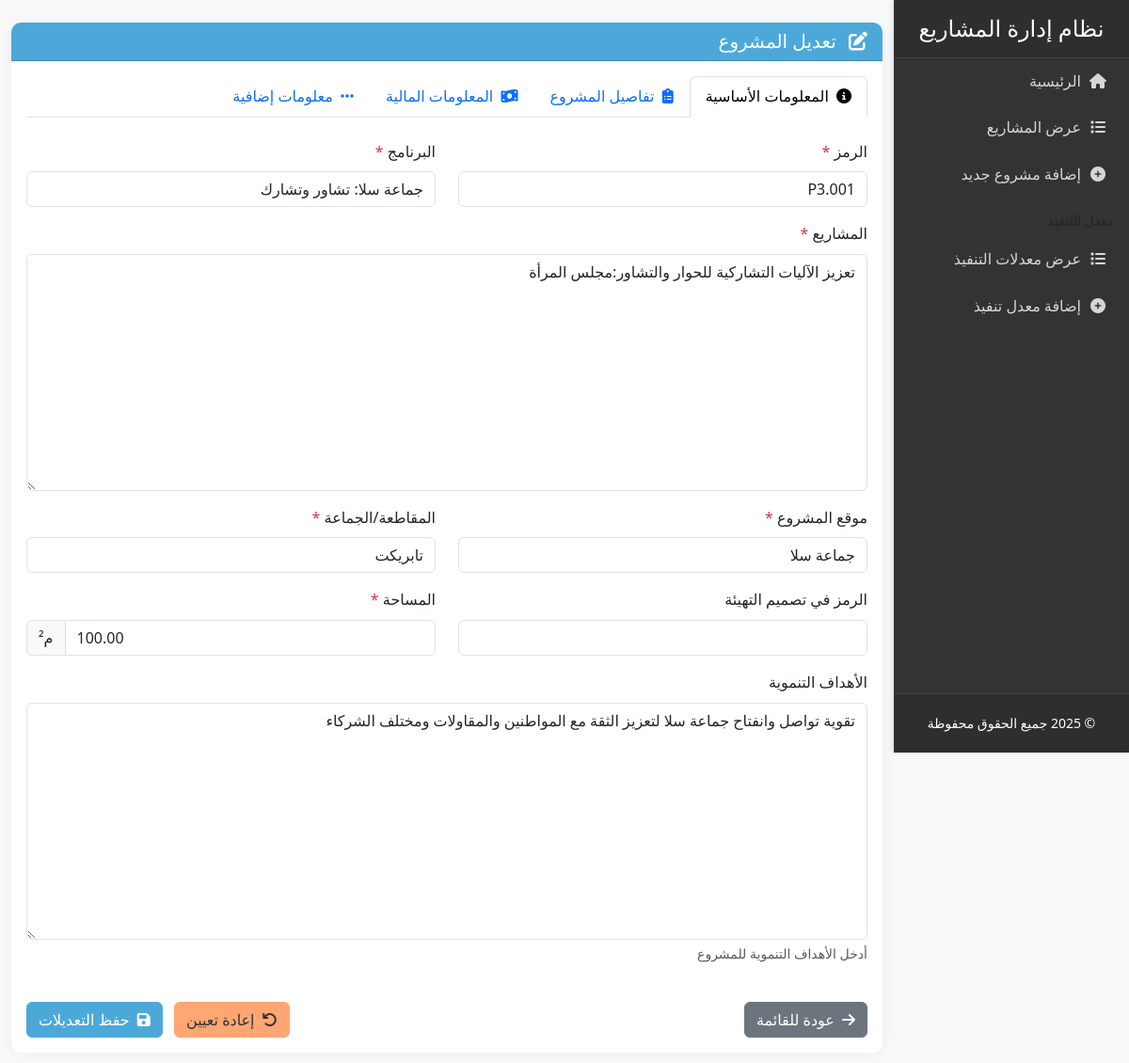
Page /projects/1/edit/ on the committed database.
### projects/models.py (models this page shows, shortened)
class Project(models.Model):
    code = models.CharField(_('الرمز'), max_length=100, unique=True)
    program = models.CharField(_('البرنامج'), max_length=255)
    projects = models.TextField(_('المشاريع'))
    location = models.CharField(_('المكان'), max_length=255)
    district = models.CharField(_('المقاطعة/الجماعة'), max_length=255)
    planning_code = models.CharField(_('الرمز في تصميم التهيئة'), max_length=100, blank=True, null=True)
    development_goals = models.TextField(_('الأهداف التنموية'), blank=True, null=True, help_text=_('أدخل الأهداف التنموية للمشروع'))
    components = models.TextField(_('مكونات المشروع'))
    target_group = models.TextField(_('الفئة المستهدفة'))
    project_goals = models.TextField(_('أهداف المشروع'), blank=True, null=True, help_text=_('أدخل الأهداف الرئيسية للمشروع'))
    property_status = models.CharField(_('وضعية العقار'), max_length=100)
    property_drawing = models.CharField(_('الرسم العقاري'), max_length=100, blank=True, null=True)
    area = models.DecimalField(_('المساحة'), max_digits=10, decimal_places=2, help_text=_('بالمتر المربع'))
    property_prep_cost = models.DecimalField(_('كلفة تعبئة العقار'), max_digits=15, decimal_places=2,
                                           help_text=_('بالدرهم المغربي'))
    studies = models.TextField(_('الدراسات'), blank=True, null=True)
    achievements = models.TextField(_('الإنجازات'), blank=True, null=True)
    estimated_cost = models.DecimalField(_('التكلفة التقديرية'), max_digits=15, decimal_places=2,
                                       help_text=_('بالدرهم المغربي'))
    start_year = models.PositiveIntegerField(_('سنة الانطلاق'))
    estimated_duration = models.PositiveIntegerField(_('المدة التقديرية (أشهر)'))
    YEAR_CHOICES = [
        ('2022', '2022'),
        ('2023', '2023'),
        ('2024', '2024'),
        ('2025', '2025'),
        ('2026', '2026'),
        ('2027', '2027'),
        ('2028', '2028'),
    ]
    implementation_years = models.JSONField(_('سنوات التنفيذ'), default=list, help_text=_('اختر سنوات التنفيذ'))
    budget_years = models.JSONField(_('سنوات الميزانية'), default=list, help_text=_('اختر سنوات الميزانية'))
    indicator_1 = models.CharField(_('المؤشر 1'), max_length=255, blank=True, null=True)
    indicator_2 = models.CharField(_('المؤشر 2'), max_length=255, blank=True, null=True)
    indicator_3 = models.CharField(_('المؤشر 3'), max_length=255, blank=True, null=True)
    potential_partners = models.TextField(_('الشركاء المحتملين'), blank=True, null=True)
    funding_sources = models.TextField(_('مصادر التمويل المحتملة'), blank=True, null=True)
    created_at = models.DateTimeField(_('تاريخ الإنشاء'), auto_now_add=True)
    updated_at = models.DateTimeField(_('تاريخ التحديث'), auto_now=True)
    class Meta:
        verbose_name = _('مشروع')
        verbose_name_plural = _('المشاريع')
        ordering = ['-created_at']

### projects/views.py (the view)
# urls.py: path('projects/<int:pk>/edit/', views.project_edit, name='project_edit'),
@require_http_methods(["GET", "POST"])
def project_edit(request, pk):
    project = get_object_or_404(Project, pk=pk)
    if request.method == 'POST':
        print("Form data received:", request.POST)  # Log form data
        form = ProjectForm(request.POST, instance=project)
        if not form.is_valid():
            print("Form validation failed. Errors:")
            for field, errors in form.errors.items():
                field_label = form.fields[field].label if field in form.fields else field
                print(f"- {field_label}: {', '.join(errors)}")
            try:
                print("Cleaned data:", form.cleaned_data)
            except Exception as e:
                print("Could not get cleaned_data:", str(e))
            messages.error(request, _('حدث خطأ في التحقق من صحة البيانات. يرجى تصحيح الأخطاء أدناه.'))
        else:
            try:
                project = form.save(commit=False)
                project.save()
                from django.db import connection
                connection.close()
                messages.success(request, _('تم تحديث المشروع بنجاح'))
                print(f"Project {project.id} saved successfully")
                from django.http import HttpResponseRedirect
                return HttpResponseRedirect(reverse('projects:project_list'))
            except Exception as e:
                error_msg = f'حدث خطأ أثناء حفظ التغييرات: {str(e)}'
                messages.error(request, error_msg)
                print(f"Error saving project: {str(e)}")
                if hasattr(e, '__traceback__'):
                    import traceback
                    traceback.print_exc()
    else:
        form = ProjectForm(instance=project)
    context = {
        'title': _('تعديل المشروع'),
        'form': form,
        'project': project,
        'cache_buster': int(timezone.now().timestamp()),
    }
    return render(request, 'projects/project_form.html', context)

### projects/templates/projects/project_form.html (shortened to what this page needs)
{% extends 'projects/base.html' %}
{% load i18n %}
{% load form_utils %}
{% block content %}
<div class="card">
    <div class="card-header">
        <h5 class="mb-0">
            {% if form.instance.pk %}
                <i class="fas fa-edit me-2"></i> {% trans 'تعديل المشروع' %}
            {% else %}
                <i class="fas fa-plus-circle me-2"></i> {% trans 'إضافة مشروع جديد' %}
            {% endif %}
        </h5>
    </div>
    <div class="card-body">
        <form method="post" class="needs-validation" novalidate>
            <ul class="nav nav-tabs mb-4" id="projectTabs" role="tablist">
                <li class="nav-item" role="presentation">
                    <button class="nav-link active" id="basic-tab" data-bs-toggle="tab" data-bs-target="#basic" type="button" role="tab" aria-controls="basic" aria-selected="true">
                        <i class="fas fa-info-circle me-1"></i> {% trans 'المعلومات الأساسية' %}
                    </button>
                </li>
                <li class="nav-item" role="presentation">
                    <button class="nav-link" id="details-tab" data-bs-toggle="tab" data-bs-target="#details" type="button" role="tab" aria-controls="details" aria-selected="false">
                        <i class="fas fa-clipboard-list me-1"></i> {% trans 'تفاصيل المشروع' %}
                    </button>
                </li>
                <li class="nav-item" role="presentation">
                    <button class="nav-link" id="financial-tab" data-bs-toggle="tab" data-bs-target="#financial" type="button" role="tab" aria-controls="financial" aria-selected="false">
                        <i class="fas fa-money-bill-wave me-1"></i> {% trans 'المعلومات المالية' %}
                    </button>
                </li>
                <li class="nav-item" role="presentation">
                    <button class="nav-link" id="other-tab" data-bs-toggle="tab" data-bs-target="#other" type="button" role="tab" aria-controls="other" aria-selected="false">
                        <i class="fas fa-ellipsis-h me-1"></i> {% trans 'معلومات إضافية' %}
                    </button>
                </li>
            </ul>
            <div class="tab-content" id="projectTabsContent">
                <div class="tab-pane fade show active" id="basic" role="tabpanel" aria-labelledby="basic-tab">
                    <div class="row">
                        <div class="col-md-6 mb-3">
                            <label for="{{ form.code.id_for_label }}" class="form-label">
                                {{ form.code.label }}
                                {% if form.code.field.required %}<span class="text-danger">*</span>{% endif %}
                            </label>
                            {{ form.code }}
                        </div>
                        <div class="col-md-6 mb-3">
                            <label for="{{ form.program.id_for_label }}" class="form-label">
                                {{ form.program.label }}
                                {% if form.program.field.required %}<span class="text-danger">*</span>{% endif %}
                            </label>
                            {{ form.program }}
                        </div>
                        <div class="col-12 mb-3">
                            <label for="{{ form.projects.id_for_label }}" class="form-label">
                                {{ form.projects.label }}
                                {% if form.projects.field.required %}<span class="text-danger">*</span>{% endif %}
                            </label>
                            {{ form.projects }}
                        </div>
                        <div class="col-md-6 mb-3">
                            <label for="{{ form.location.id_for_label }}" class="form-label">
                                {% trans 'موقع المشروع' %}
                                {% if form.location.field.required %}<span class="text-danger">*</span>{% endif %}
                            </label>
                            {{ form.location }}
                        </div>
                        <div class="col-md-6 mb-3">
                            <label for="{{ form.district.id_for_label }}" class="form-label">
                                {{ form.district.label }}
                                {% if form.district.field.required %}<span class="text-danger">*</span>{% endif %}
                            </label>
                            {{ form.district }}
                        </div>
                        <div class="col-md-6 mb-3">
                            <label for="{{ form.planning_code.id_for_label }}" class="form-label">
                                {{ form.planning_code.label }}
                            </label>
                            {{ form.planning_code }}
                        </div>
                        <div class="col-md-6 mb-3">
                            <label for="{{ form.area.id_for_label }}" class="form-label">
                                {{ form.area.label }}
                                {% if form.area.field.required %}<span class="text-danger">*</span>{% endif %}
                            </label>
                            <div class="input-group">
                                {{ form.area }}
                                <span class="input-group-text">م²</span>
                            </div>
                        </div>
                        <div class="col-12 mb-3">
                            <label for="{{ form.development_goals.id_for_label }}" class="form-label">
                                {{ form.development_goals.label }}
                            </label>
                            {{ form.development_goals }}
                            {% if form.development_goals.help_text %}
                                <div class="form-text">{{ form.development_goals.help_text }}</div>
                            {% endif %}
                        </div>
                    </div>
                </div>
            </div>
            <div class="d-flex justify-content-between mt-4">
                <a href="{% url 'projects:project_list' %}" class="btn btn-secondary">
                    <i class="fas fa-arrow-right me-1"></i> {% trans 'عودة للقائمة' %}
                </a>
                <div>
                    <button type="reset" class="btn btn-warning me-2">
                        <i class="fas fa-undo me-1"></i> {% trans 'إعادة تعيين' %}
                    </button>
                    <button type="submit" class="btn btn-primary">
                        <i class="fas fa-save me-1"></i> {% if form.instance.pk %}{% trans 'حفظ التعديلات' %}{% else %}{% trans 'حفظ المشروع' %}{% endif %}
                    </button>
                </div>
            </div>
        </form>
    </div>
</div>
{% endblock %}

### static/css/style.css (style rules this page uses)
:root { --primary-color: #4DA8DA; --secondary-color: #B0DB9C; --accent-color: #FFA673; --light-bg: #EAE4D5; --dark-color: #333; --light-color: #fff; }
body { background-color: #f8f9fa; font-family: 'Segoe UI', Tahoma, Geneva, Verdana, sans-serif; line-height: 1.6; }
.card { border: none; border-radius: 10px; box-shadow: 0 2px 15px rgba(0, 0, 0, 0.05); margin-bottom: 20px; transition: transform 0.3s, box-shadow 0.3s; }
.card-header { background-color: var(--primary-color); color: white; font-weight: 600; border-radius: 10px 10px 0 0 !important; }
.btn-primary { background-color: var(--primary-color); border-color: var(--primary-color); }
.btn-warning { background-color: var(--accent-color); border-color: var(--accent-color); color: #333; }

### rows in the picture
Project: code "P3.001", program "جماعة سلا: تشاور وتشارك", projects "تعزيز الآليات التشاركية للحوار والتشاور:مجلس المرأة", location "جماعة سلا", district "تابريكت", area "100.00", development_goals "تقوية تواصل وانفتاح جماعة سلا لتعزيز الثقة مع المواطنين والمقاولات ومختلف الشركاء"
